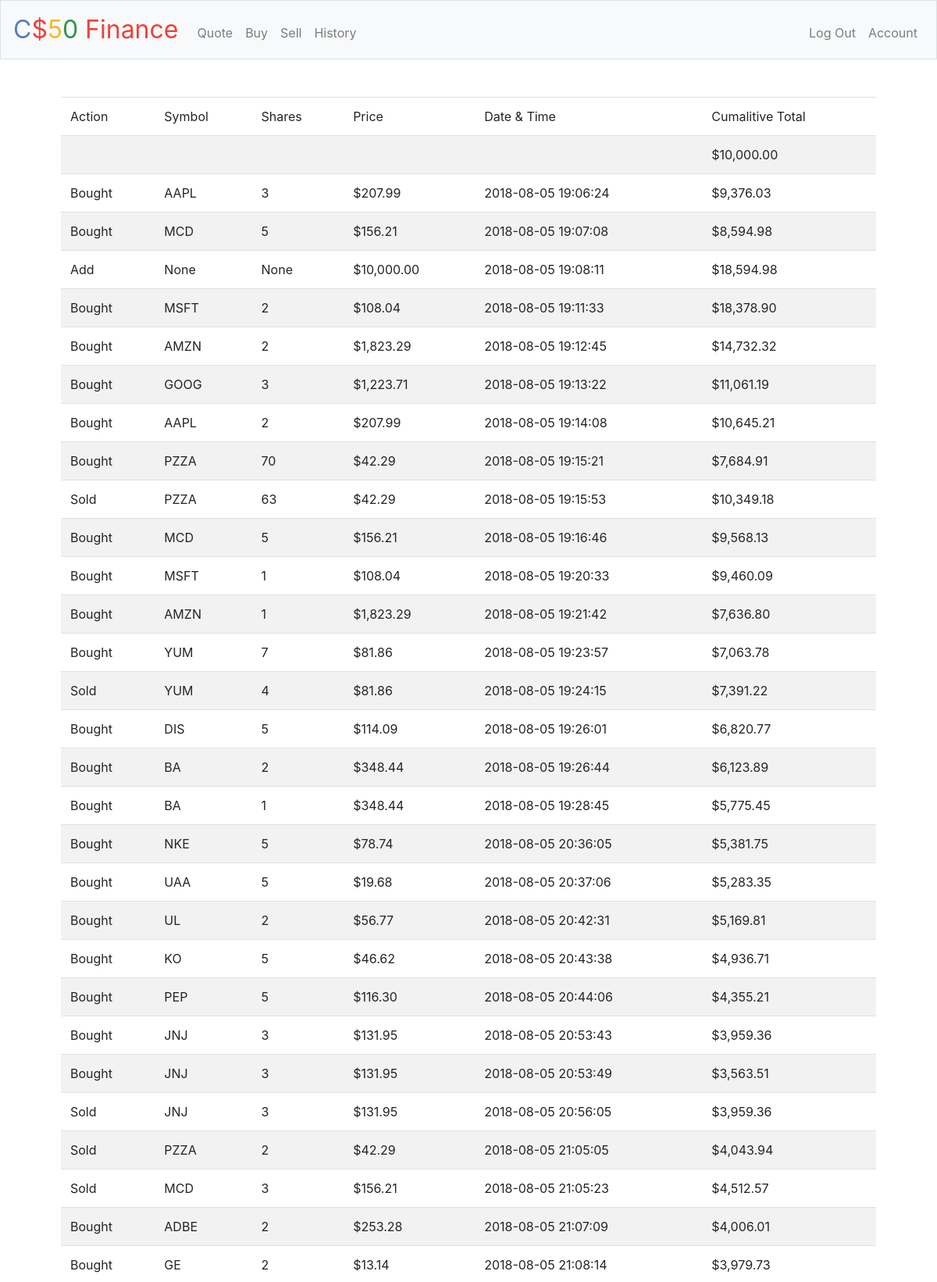
Page /history (signed in, upper part) on the committed database.
### tables this page shows
CREATE TABLE 'history' ('user_id' INTEGER NOT NULL, 'symbol' TEXT, 'shares' INTEGER, 'price' TEXT, 'date' DATETIME DEFAULT CURRENT_TIMESTAMP, 'Action' TEXT, 'cum_sum' TEXT);

### application.py (the view)
@app.route("/history")
@login_required
def history():
    rows = db.execute("SELECT * FROM history WHERE user_id = :idd",
                      idd=session["user_id"])
    return render_template("history.html", rows=rows)

### application.py (called while the page is built)
@app.after_request
def after_request(response):
    response.headers["Cache-Control"] = "no-cache, no-store, must-revalidate"
    response.headers["Expires"] = 0
    response.headers["Pragma"] = "no-cache"
    return response

### helpers.py (called while the page is built)
def login_required(f):
    @wraps(f)
    def decorated_function(*args, **kwargs):
        if session.get("user_id") is None:
            return redirect("/login")
        return f(*args, **kwargs)
    return decorated_function

### templates/history.html (shortened to what this page needs)
{% extends "layout.html" %}
{% block main %}
    <table class="table table-striped">
        <thead>
            <td>Action</td>
            <td>Symbol</td>
            <td>Shares</td>
            <td>Price</td>
            <td>Date & Time</td>
            <td>Cumalitive Total</td>
        </thead>
        <tbody>
            <tr>
                <td colspan="5"></td>
                <td>$10,000.00</td>
            </tr>
            {% for row in rows %}
                <tr>
                    <td>{{ row["Action"] }}</td>
                    <td>{{ row["symbol"] }}</td>
                    <td>{{ row["shares"] }}</td>
                    <td>{{ row["price"] }}</td>
                    <td>{{ row["date"] }}</td>
                    <td>{{ row["cum_sum"] }}</td>
                </tr>
            {% endfor %}
        </tbody>
    </table>
{% endblock %}

### static/styles.css (style rules this page uses)
table { text-align: left; }

### rows in the picture
history: Action "Bought", symbol "AAPL", shares "3", price "$207.99", date "2018-08-05 19:06:24", cum_sum "$9,376.03"
history: Action "Bought", symbol "MCD", shares "5", price "$156.21", date "2018-08-05 19:07:08", cum_sum "$8,594.98"
history: Action "Add", symbol "None", shares "None", price "$10,000.00", date "2018-08-05 19:08:11", cum_sum "$18,594.98"
history: Action "Bought", symbol "MSFT", shares "2", price "$108.04", date "2018-08-05 19:11:33", cum_sum "$18,378.90"
history: Action "Bought", symbol "AMZN", shares "2", price "$1,823.29", date "2018-08-05 19:12:45", cum_sum "$14,732.32"
history: Action "Bought", symbol "GOOG", shares "3", price "$1,223.71", date "2018-08-05 19:13:22", cum_sum "$11,061.19"
history: Action "Bought", symbol "AAPL", shares "2", price "$207.99", date "2018-08-05 19:14:08", cum_sum "$10,645.21"
history: Action "Bought", symbol "PZZA", shares "70", price "$42.29", date "2018-08-05 19:15:21", cum_sum "$7,684.91"
history: Action "Sold", symbol "PZZA", shares "63", price "$42.29", date "2018-08-05 19:15:53", cum_sum "$10,349.18"
history: Action "Bought", symbol "MCD", shares "5", price "$156.21", date "2018-08-05 19:16:46", cum_sum "$9,568.13"
history: Action "Bought", symbol "MSFT", shares "1", price "$108.04", date "2018-08-05 19:20:33", cum_sum "$9,460.09"
history: Action "Bought", symbol "AMZN", shares "1", price "$1,823.29", date "2018-08-05 19:21:42", cum_sum "$7,636.80"
history: Action "Bought", symbol "YUM", shares "7", price "$81.86", date "2018-08-05 19:23:57", cum_sum "$7,063.78"
history: Action "Sold", symbol "YUM", shares "4", price "$81.86", date "2018-08-05 19:24:15", cum_sum "$7,391.22"
history: Action "Bought", symbol "DIS", shares "5", price "$114.09", date "2018-08-05 19:26:01", cum_sum "$6,820.77"
history: Action "Bought", symbol "BA", shares "2", price "$348.44", date "2018-08-05 19:26:44", cum_sum "$6,123.89"
history: Action "Bought", symbol "BA", shares "1", price "$348.44", date "2018-08-05 19:28:45", cum_sum "$5,775.45"
history: Action "Bought", symbol "NKE", shares "5", price "$78.74", date "2018-08-05 20:36:05", cum_sum "$5,381.75"
history: Action "Bought", symbol "UAA", shares "5", price "$19.68", date "2018-08-05 20:37:06", cum_sum "$5,283.35"
history: Action "Bought", symbol "UL", shares "2", price "$56.77", date "2018-08-05 20:42:31", cum_sum "$5,169.81"
history: Action "Bought", symbol "KO", shares "5", price "$46.62", date "2018-08-05 20:43:38", cum_sum "$4,936.71"
history: Action "Bought", symbol "PEP", shares "5", price "$116.30", date "2018-08-05 20:44:06", cum_sum "$4,355.21"
history: Action "Bought", symbol "JNJ", shares "3", price "$131.95", date "2018-08-05 20:53:43", cum_sum "$3,959.36"
history: Action "Bought", symbol "JNJ", shares "3", price "$131.95", date "2018-08-05 20:53:49", cum_sum "$3,563.51"
history: Action "Sold", symbol "JNJ", shares "3", price "$131.95", date "2018-08-05 20:56:05", cum_sum "$3,959.36"
history: Action "Sold", symbol "PZZA", shares "2", price "$42.29", date "2018-08-05 21:05:05", cum_sum "$4,043.94"
history: Action "Sold", symbol "MCD", shares "3", price "$156.21", date "2018-08-05 21:05:23", cum_sum "$4,512.57"
history: Action "Bought", symbol "ADBE", shares "2", price "$253.28", date "2018-08-05 21:07:09", cum_sum "$4,006.01"
history: Action "Bought", symbol "GE", shares "2", price "$13.14", date "2018-08-05 21:08:14", cum_sum "$3,979.73"
